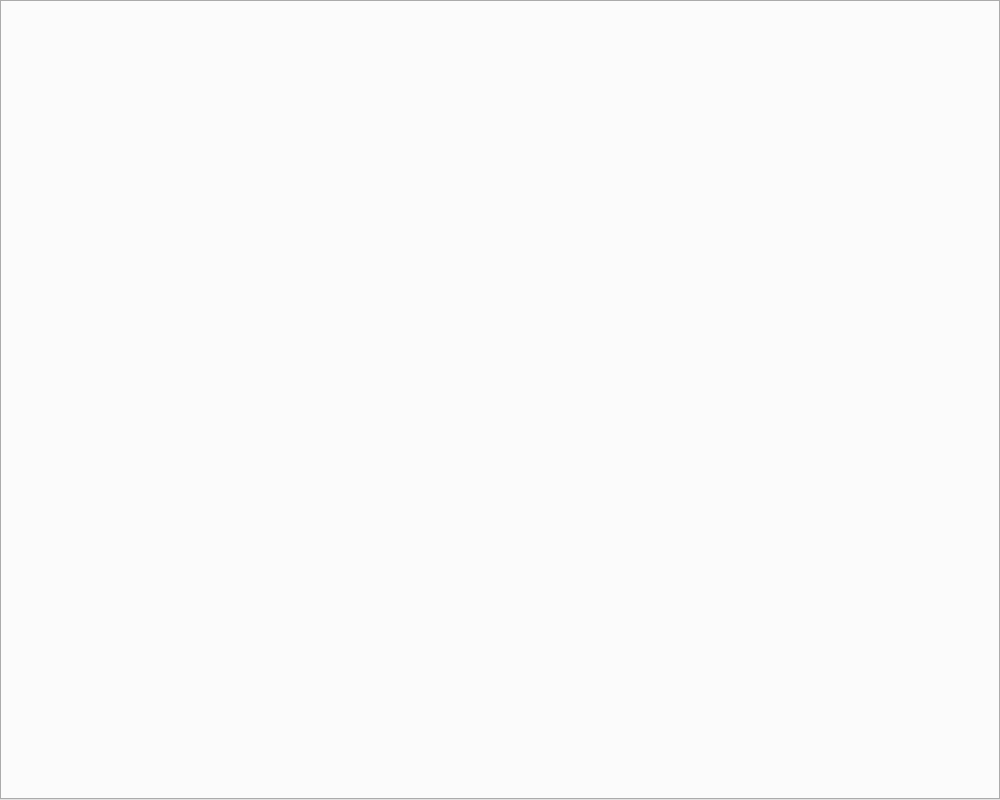
<?xml version="1.0" encoding="UTF-8"?>
<ui version="4.0">
 <class>matchInfo</class>
 <widget class="QTabWidget" name="matchInfo">
  <property name="geometry">
   <rect>
    <x>0</x>
    <y>0</y>
    <width>1000</width>
    <height>800</height>
   </rect>
  </property>
  <property name="windowTitle">
   <string>TabWidget</string>
  </property>
  <property name="windowIcon">
   <iconset resource="resourse.qrc">
    <normaloff>:/new/prefix1/icon.ico</normaloff>:/new/prefix1/icon.ico</iconset>
  </property>
  <property name="currentIndex">
   <number>-1</number>
  </property>
 </widget>
 <resources>
  <include location="resourse.qrc"/>
 </resources>
 <connections/>
</ui>
